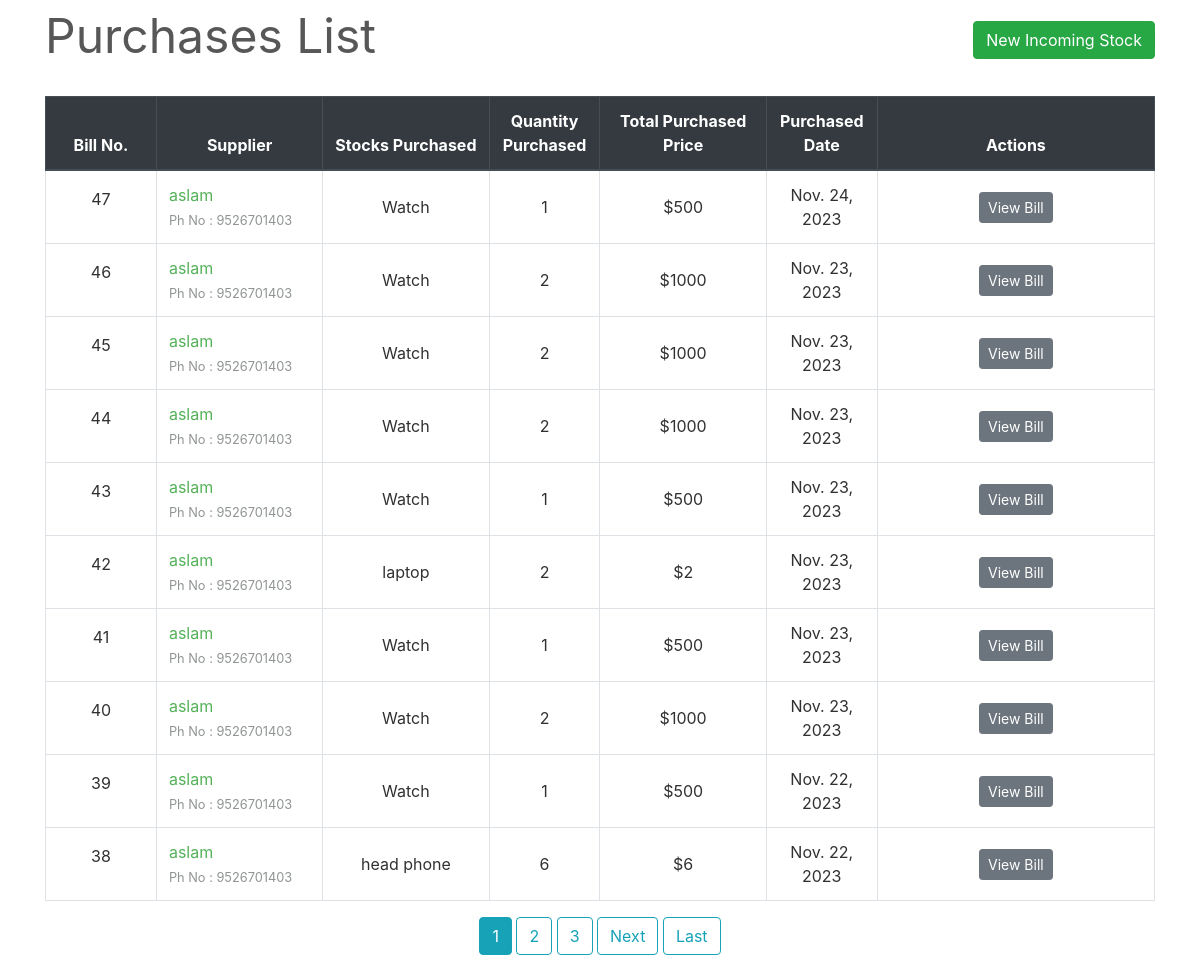
The page /transactions/purchases/ on the database its author committed.
### transactions/models.py (models this page shows, shortened)
class PurchaseBill(models.Model):
    billno = models.AutoField(primary_key=True)
    time = models.DateTimeField(auto_now=True)
    supplier = models.ForeignKey(Supplier, on_delete = models.CASCADE, related_name='purchasesupplier')
    def get_items_list(self):
        return PurchaseItem.objects.filter(billno=self)
    def get_total_price(self):
        purchaseitems = PurchaseItem.objects.filter(billno=self)
        total = 0
        for item in purchaseitems:
            total += item.totalprice
        return total

class Supplier(models.Model):
    id = models.AutoField(primary_key=True)
    name = models.CharField(max_length=150)
    phone = models.CharField(max_length=12, unique=True)
    address = models.CharField(max_length=200)
    email = models.EmailField(max_length=254, unique=True)
    is_deleted = models.BooleanField(default=False)
    def __str__(self):
	    return self.name

class PurchaseItem(models.Model):
    billno = models.ForeignKey(PurchaseBill, on_delete = models.CASCADE, related_name='purchasebillno')
    stock = models.ForeignKey(Stock, on_delete = models.CASCADE, related_name='purchaseitem')
    quantity = models.IntegerField(default=1)
    perprice = models.IntegerField(default=1)
    discount=models.IntegerField(default=1)
    totalprice = models.IntegerField(default=1)
    grand_total=models.IntegerField(default=1)
    net_amount=models.IntegerField(default=1)

### inventory/models.py (models this page shows, shortened)
class Stock(models.Model):
    id = models.AutoField(primary_key=True)
    name = models.CharField(max_length=30, unique=True)
    price = models.IntegerField(null=True)
    quantity = models.IntegerField(default=1)
    is_deleted = models.BooleanField(default=False)

### transactions/views.py (the view)
class PurchaseView(ListView):
    model = PurchaseBill
    template_name = "purchases/purchases_list.html"
    context_object_name = 'bills'
    ordering = ['-time']
    paginate_by = 10

### transactions/templates/purchases/purchases_list.html (shortened to what this page needs)
{% extends "base.html" %}
{% load widget_tweaks %}
{% block content %}
    <div class="row" style="color: #575757; font-style: bold; font-size: 3rem;">
        <div class="col-md-8">Purchases List</div>
        <div class="col-md-4">
            <div style="float:right;"> <a class="btn btn-success" href="{% url 'select-supplier' %}">New Incoming Stock</a> </div>
        </div>
    </div>
    <br>
    <table class="table table-css table-hover table-bordered">
        <thead class="thead-dark align-middle">
            <tr>
                <th width="10%">Bill No.</th>
                <th width="15%">Supplier</th>
                <th width="15%">Stocks Purchased</th>
                <th width="10%">Quantity Purchased</th>
                <th width="15%">Total Purchased Price</th>
                <th width="10%">Purchased Date</th>
                <th width="25%">Actions</th>
            </tr>
        </thead>
{% if bills %}
        <tbody>
            {% for purchase in bills %}
            <tr>
                <td class="align-middle"> <p>{{ purchase.billno }}</p> </td>
                <td class="">
                    {% if purchase.supplier.is_deleted %}
                        {{ purchase.supplier }}<br>
                    {% else %}
                        <a href="{% url 'supplier' purchase.supplier.name %}">{{ purchase.supplier }}</a> <br>
                    {% endif %}
                    <small style="color: #909494">Ph No : {{ purchase.supplier.phone }}</small>
                </td>
                <td class="align-middle">{% for item in purchase.get_items_list %} {{ item.stock.name }} <br> {% endfor %}</td>
                <td class="align-middle">{% for item in purchase.get_items_list %} {{ item.quantity }} <br> {% endfor %}</td>
                <td class="align-middle">${{ purchase.get_total_price }}</td>
                <td class="align-middle">{{ purchase.time.date }}</td>
                <td class="align-middle"> <a href="{% url 'purchase-bill' purchase.billno %}" class="btn btn-secondary btn-sm">View Bill</a>
                    {% if request.user.is_superuser %}<a href="{% url 'delete-purchase' purchase.pk %}" class="btn btn-danger btn-sm">Delete Bill</a> {% endif %} </td>
            </tr>
            {% endfor %}
        </tbody>
    </table>
    <div class="align-middle">
        {% if is_paginated %}
            {% for num in page_obj.paginator.page_range %}
                {% if page_obj.number == num %}
                    <a class="btn btn-info mb-4" href="?page={{ num }}">{{ num }}</a>
                {% elif num > page_obj.number|add:'-3' and num < page_obj.number|add:'3' %}
                    <a class="btn btn-outline-info mb-4" href="?page={{ num }}">{{ num }}</a>
                {% endif %}
            {% endfor %}
            {% if page_obj.has_next %}
                <a class="btn btn-outline-info mb-4" href="?page={{ page_obj.next_page_number }}">Next</a>
                <a class="btn btn-outline-info mb-4" href="?page={{ page_obj.paginator.num_pages }}">Last</a>
            {% endif %}
        {% endif %}
    </div>
{% else %}
        <tbody></tbody>
    </table>
    <br><br><br><br><br><br><br><br>
    <div style="color: #575757; font-style: bold; font-size: 1.5rem; text-align: center;">The records are empty. Please try adding some.</div>
{% endif %}
{% endblock content %}

### homepage/static/css/main.css (style rules this page uses)
body, html { height: 100%; }
p { color: rgb(49, 49, 49); }
a { color: #55b159; }
.table-css { color: #313131; }
.align-middle { text-align: center; }

### rows shown on the page
PurchaseBill: billno "47", supplier "aslam", supplier.phone "9526701403", get_total_price "500", time "Nov. 24, 2023"
PurchaseItem: stock.name "Watch", quantity "1"
PurchaseBill: billno "46", supplier "aslam", supplier.phone "9526701403", get_total_price "1000", time "Nov. 23, 2023"
PurchaseItem: stock.name "Watch", quantity "2"
PurchaseBill: billno "45", supplier "aslam", supplier.phone "9526701403", get_total_price "1000", time "Nov. 23, 2023"
PurchaseItem: stock.name "Watch", quantity "2"
PurchaseBill: billno "44", supplier "aslam", supplier.phone "9526701403", get_total_price "1000", time "Nov. 23, 2023"
PurchaseItem: stock.name "Watch", quantity "2"
PurchaseBill: billno "43", supplier "aslam", supplier.phone "9526701403", get_total_price "500", time "Nov. 23, 2023"
PurchaseItem: stock.name "Watch", quantity "1"
PurchaseBill: billno "42", supplier "aslam", supplier.phone "9526701403", get_total_price "2", time "Nov. 23, 2023"
PurchaseItem: stock.name "laptop", quantity "2"
PurchaseBill: billno "41", supplier "aslam", supplier.phone "9526701403", get_total_price "500", time "Nov. 23, 2023"
PurchaseItem: stock.name "Watch", quantity "1"
PurchaseBill: billno "40", supplier "aslam", supplier.phone "9526701403", get_total_price "1000", time "Nov. 23, 2023"
PurchaseItem: stock.name "Watch", quantity "2"
PurchaseBill: billno "39", supplier "aslam", supplier.phone "9526701403", get_total_price "500", time "Nov. 22, 2023"
PurchaseItem: stock.name "Watch", quantity "1"
PurchaseBill: billno "38", supplier "aslam", supplier.phone "9526701403", get_total_price "6", time "Nov. 22, 2023"
PurchaseItem: stock.name "head phone", quantity "6"

### other values the page prints
{{ num }} "1"
{{ num }} "2" "3"
